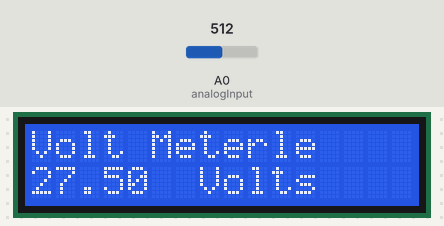
Recording of a sketch running on a simulated Arduino Uno, built with avr-gcc and run on an emulated ATmega328P. Parts: 16×2 character LCD. Inputs (shaded band) come from the test bench; at power-on: A0 (analogInput) = 512.

Above: at 11.2 s.
11.3 s: A0 (analogInput) set to 716
At 12.4 s:
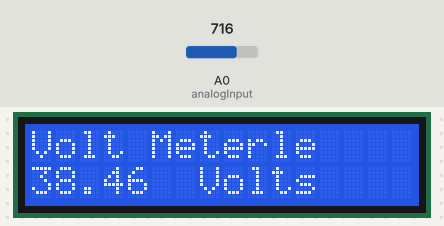
13.5 s: A0 (analogInput) set to 900
At 14.5 s:
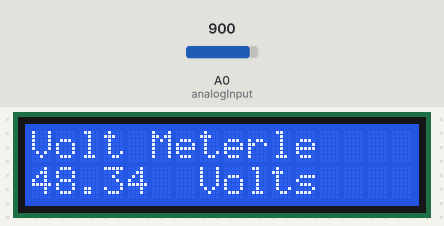
15.5 s: A0 (analogInput) set to 1023
At 16.6 s:
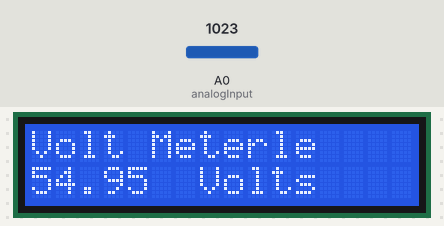
Timing chart, 0 to 18.5 s (numbered marks = the images above; inputs shaded):
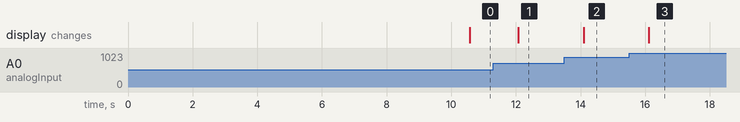

Measured:
- after the input at 11.3 s, the display: changes after 0.78 s (image 1)
- after the input at 13.5 s, the display: changes after 0.60 s (image 2)
- after the input at 15.5 s, the display: changes after 0.61 s (image 3)

The sketch:

voltmeter_arduino.ino
```cpp
#include <LiquidCrystal.h>

// initialize the  library by associating any needed LCD interface pin
// with the arduino pin number  it is connected to
const int rs = 12, en = 11, d4 = 2, d5 = 3, d6 = 4, d7 = 5;
LiquidCrystal lcd(rs, en, d4, d5, d6, d7);
int analogInput = A0;
float vout = 0.0;
float vin = 0.0;
float R1 = 100000.0;  // resistance of R1 (100K) - see schematics
float R2 = 10000.0;   // resistance of R2 (10K) - see schematics
int value = 0;

void setup() {
  // set up the LCD's number of columns and rows:
  lcd.begin(16, 2);

  // Print a message to the LCD.
  lcd.print("Samuel Iuele");
  pinMode(analogInput, INPUT);
  Serial.begin(9600);
  delay(10000);
}

void loop() {

  // read the value at analog input
  value = analogRead(analogInput);
  vout = (value * 5.0) / 1024.0;  // see text
  vin = vout / (R2 / (R1 + R2));
  delay(500);
  //  if (vin<0.09) {
  //   vin=0.0;//statement to quash undesired reading !
  //  }
  // set the cursor to column 0, line 1
  // (note: line 1 is the second row,  since counting begins with 0):
  lcd.setCursor(0, 0);
  lcd.print("Volt Meter");
  lcd.setCursor(0, 1);
  // print the number of seconds since reset:
  unsigned int len = sizeof(vin);
  len = len + 2;

  lcd.print(vin);
  lcd.print("  ");
  //lcd.setCursor(len, 1);
  lcd.print("Volts");
  lcd.print("  ");
}
```
